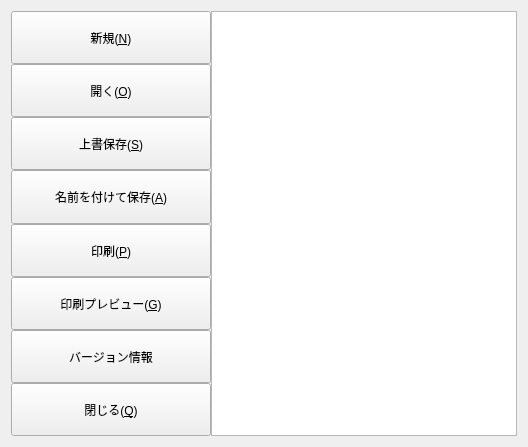
<?xml version="1.0" encoding="UTF-8"?>
<ui version="4.0">
 <class>FileMenuWidget</class>
 <widget class="QWidget" name="FileMenuWidget">
  <property name="geometry">
   <rect>
    <x>0</x>
    <y>0</y>
    <width>528</width>
    <height>447</height>
   </rect>
  </property>
  <property name="windowTitle">
   <string>ファイル</string>
  </property>
  <layout class="QHBoxLayout" name="horizontalLayout_2">
   <item>
    <layout class="QHBoxLayout" name="horizontalLayout">
     <property name="spacing">
      <number>0</number>
     </property>
     <item>
      <layout class="QVBoxLayout" name="verticalLayout">
       <property name="spacing">
        <number>0</number>
       </property>
       <item>
        <widget class="QToolButton" name="newFileToolButton">
         <property name="sizePolicy">
          <sizepolicy hsizetype="Preferred" vsizetype="Preferred">
           <horstretch>0</horstretch>
           <verstretch>0</verstretch>
          </sizepolicy>
         </property>
         <property name="minimumSize">
          <size>
           <width>200</width>
           <height>50</height>
          </size>
         </property>
         <property name="text">
          <string>新規(&amp;N)</string>
         </property>
         <property name="icon">
          <iconset resource="../../../../../../../../Desktop/myworks/セルフ出版/ワードパッドを作りながら学ぶPySide初級/images.qrc">
           <normaloff>:/images/fileopen.png</normaloff>:/images/fileopen.png</iconset>
         </property>
         <property name="iconSize">
          <size>
           <width>32</width>
           <height>32</height>
          </size>
         </property>
         <property name="toolButtonStyle">
          <enum>Qt::ToolButtonTextBesideIcon</enum>
         </property>
        </widget>
       </item>
       <item>
        <widget class="QToolButton" name="openFileToolButton">
         <property name="sizePolicy">
          <sizepolicy hsizetype="Preferred" vsizetype="Preferred">
           <horstretch>0</horstretch>
           <verstretch>0</verstretch>
          </sizepolicy>
         </property>
         <property name="minimumSize">
          <size>
           <width>200</width>
           <height>50</height>
          </size>
         </property>
         <property name="text">
          <string>開く(&amp;O)</string>
         </property>
         <property name="icon">
          <iconset resource="../../../../../../../../Desktop/myworks/セルフ出版/ワードパッドを作りながら学ぶPySide初級/images.qrc">
           <normaloff>:/images/Open_file.png</normaloff>:/images/Open_file.png</iconset>
         </property>
         <property name="iconSize">
          <size>
           <width>32</width>
           <height>32</height>
          </size>
         </property>
         <property name="toolButtonStyle">
          <enum>Qt::ToolButtonTextBesideIcon</enum>
         </property>
        </widget>
       </item>
       <item>
        <widget class="QToolButton" name="fileSaveToolButton">
         <property name="sizePolicy">
          <sizepolicy hsizetype="Preferred" vsizetype="Preferred">
           <horstretch>0</horstretch>
           <verstretch>0</verstretch>
          </sizepolicy>
         </property>
         <property name="minimumSize">
          <size>
           <width>200</width>
           <height>50</height>
          </size>
         </property>
         <property name="text">
          <string>上書保存(&amp;S)</string>
         </property>
         <property name="icon">
          <iconset resource="../../../../../../../../Desktop/myworks/セルフ出版/ワードパッドを作りながら学ぶPySide初級/images.qrc">
           <normaloff>:/images/filesave.png</normaloff>:/images/filesave.png</iconset>
         </property>
         <property name="iconSize">
          <size>
           <width>32</width>
           <height>32</height>
          </size>
         </property>
         <property name="toolButtonStyle">
          <enum>Qt::ToolButtonTextBesideIcon</enum>
         </property>
        </widget>
       </item>
       <item>
        <widget class="QToolButton" name="fileSaveAsToolButton">
         <property name="sizePolicy">
          <sizepolicy hsizetype="Preferred" vsizetype="Preferred">
           <horstretch>0</horstretch>
           <verstretch>0</verstretch>
          </sizepolicy>
         </property>
         <property name="minimumSize">
          <size>
           <width>200</width>
           <height>50</height>
          </size>
         </property>
         <property name="text">
          <string>名前を付けて保存(&amp;A)</string>
         </property>
         <property name="icon">
          <iconset resource="../../../../../../../../Desktop/myworks/セルフ出版/ワードパッドを作りながら学ぶPySide初級/images.qrc">
           <normaloff>:/images/filesaveas.png</normaloff>:/images/filesaveas.png</iconset>
         </property>
         <property name="iconSize">
          <size>
           <width>32</width>
           <height>32</height>
          </size>
         </property>
         <property name="toolButtonStyle">
          <enum>Qt::ToolButtonTextBesideIcon</enum>
         </property>
        </widget>
       </item>
       <item>
        <widget class="QToolButton" name="printToolButton">
         <property name="sizePolicy">
          <sizepolicy hsizetype="Preferred" vsizetype="Preferred">
           <horstretch>0</horstretch>
           <verstretch>0</verstretch>
          </sizepolicy>
         </property>
         <property name="minimumSize">
          <size>
           <width>200</width>
           <height>50</height>
          </size>
         </property>
         <property name="text">
          <string>印刷(&amp;P)</string>
         </property>
         <property name="icon">
          <iconset resource="../../../../../../../../Desktop/myworks/セルフ出版/ワードパッドを作りながら学ぶPySide初級/images.qrc">
           <normaloff>:/images/fileprint.png</normaloff>:/images/fileprint.png</iconset>
         </property>
         <property name="iconSize">
          <size>
           <width>32</width>
           <height>32</height>
          </size>
         </property>
         <property name="toolButtonStyle">
          <enum>Qt::ToolButtonTextBesideIcon</enum>
         </property>
        </widget>
       </item>
       <item>
        <widget class="QToolButton" name="printPreviewToolButton">
         <property name="sizePolicy">
          <sizepolicy hsizetype="Preferred" vsizetype="Preferred">
           <horstretch>0</horstretch>
           <verstretch>0</verstretch>
          </sizepolicy>
         </property>
         <property name="minimumSize">
          <size>
           <width>200</width>
           <height>50</height>
          </size>
         </property>
         <property name="text">
          <string>印刷プレビュー(&amp;G)</string>
         </property>
         <property name="icon">
          <iconset resource="../../../../../../../../Desktop/myworks/セルフ出版/ワードパッドを作りながら学ぶPySide初級/images.qrc">
           <normaloff>:/images/Preview.png</normaloff>:/images/Preview.png</iconset>
         </property>
         <property name="iconSize">
          <size>
           <width>32</width>
           <height>32</height>
          </size>
         </property>
         <property name="toolButtonStyle">
          <enum>Qt::ToolButtonTextBesideIcon</enum>
         </property>
        </widget>
       </item>
       <item>
        <widget class="QToolButton" name="informationToolButton">
         <property name="sizePolicy">
          <sizepolicy hsizetype="Preferred" vsizetype="Preferred">
           <horstretch>0</horstretch>
           <verstretch>0</verstretch>
          </sizepolicy>
         </property>
         <property name="minimumSize">
          <size>
           <width>200</width>
           <height>50</height>
          </size>
         </property>
         <property name="text">
          <string>バージョン情報</string>
         </property>
         <property name="icon">
          <iconset resource="../../../../../../../../Desktop/myworks/セルフ出版/ワードパッドを作りながら学ぶPySide初級/images.qrc">
           <normaloff>:/images/info.png</normaloff>:/images/info.png</iconset>
         </property>
         <property name="iconSize">
          <size>
           <width>32</width>
           <height>32</height>
          </size>
         </property>
         <property name="toolButtonStyle">
          <enum>Qt::ToolButtonTextBesideIcon</enum>
         </property>
        </widget>
       </item>
       <item>
        <widget class="QToolButton" name="closeToolButton">
         <property name="sizePolicy">
          <sizepolicy hsizetype="Preferred" vsizetype="Preferred">
           <horstretch>0</horstretch>
           <verstretch>0</verstretch>
          </sizepolicy>
         </property>
         <property name="minimumSize">
          <size>
           <width>200</width>
           <height>50</height>
          </size>
         </property>
         <property name="text">
          <string>閉じる(&amp;Q)</string>
         </property>
         <property name="icon">
          <iconset resource="../../../../../../../../Desktop/myworks/セルフ出版/ワードパッドを作りながら学ぶPySide初級/images.qrc">
           <normaloff>:/images/filequit.png</normaloff>:/images/filequit.png</iconset>
         </property>
         <property name="iconSize">
          <size>
           <width>32</width>
           <height>32</height>
          </size>
         </property>
         <property name="toolButtonStyle">
          <enum>Qt::ToolButtonTextBesideIcon</enum>
         </property>
        </widget>
       </item>
      </layout>
     </item>
     <item>
      <widget class="QListWidget" name="listWidget"/>
     </item>
    </layout>
   </item>
  </layout>
 </widget>
 <resources>
  <include location="../../../../../../../../Desktop/myworks/セルフ出版/ワードパッドを作りながら学ぶPySide初級/images.qrc"/>
 </resources>
 <connections/>
</ui>
